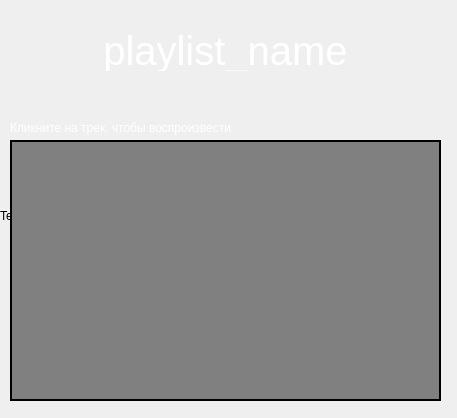
<?xml version="1.0" encoding="UTF-8"?>
<ui version="4.0">
 <class>Form</class>
 <widget class="QWidget" name="Form">
  <property name="geometry">
   <rect>
    <x>0</x>
    <y>0</y>
    <width>457</width>
    <height>418</height>
   </rect>
  </property>
  <property name="windowTitle">
   <string>Form</string>
  </property>
  <widget class="QLabel" name="background">
   <property name="geometry">
    <rect>
     <x>0</x>
     <y>0</y>
     <width>461</width>
     <height>431</height>
    </rect>
   </property>
   <property name="text">
    <string>TextLabel</string>
   </property>
  </widget>
  <widget class="QLabel" name="name_label">
   <property name="geometry">
    <rect>
     <x>10</x>
     <y>30</y>
     <width>431</width>
     <height>41</height>
    </rect>
   </property>
   <property name="font">
    <font>
     <pointsize>30</pointsize>
    </font>
   </property>
   <property name="styleSheet">
    <string notr="true">color: white</string>
   </property>
   <property name="text">
    <string>playlist_name</string>
   </property>
   <property name="alignment">
    <set>Qt::AlignCenter</set>
   </property>
  </widget>
  <widget class="QLabel" name="label_2">
   <property name="geometry">
    <rect>
     <x>10</x>
     <y>120</y>
     <width>341</width>
     <height>16</height>
    </rect>
   </property>
   <property name="styleSheet">
    <string notr="true">color: white</string>
   </property>
   <property name="text">
    <string>Кликните на трек, чтобы воспроизвести</string>
   </property>
  </widget>
  <widget class="QListWidget" name="listWidget">
   <property name="geometry">
    <rect>
     <x>10</x>
     <y>140</y>
     <width>431</width>
     <height>261</height>
    </rect>
   </property>
   <property name="styleSheet">
    <string notr="true">font-size: 19px; background-color: grey; border: 2px solid black</string>
   </property>
  </widget>
 </widget>
 <resources/>
 <connections/>
</ui>
